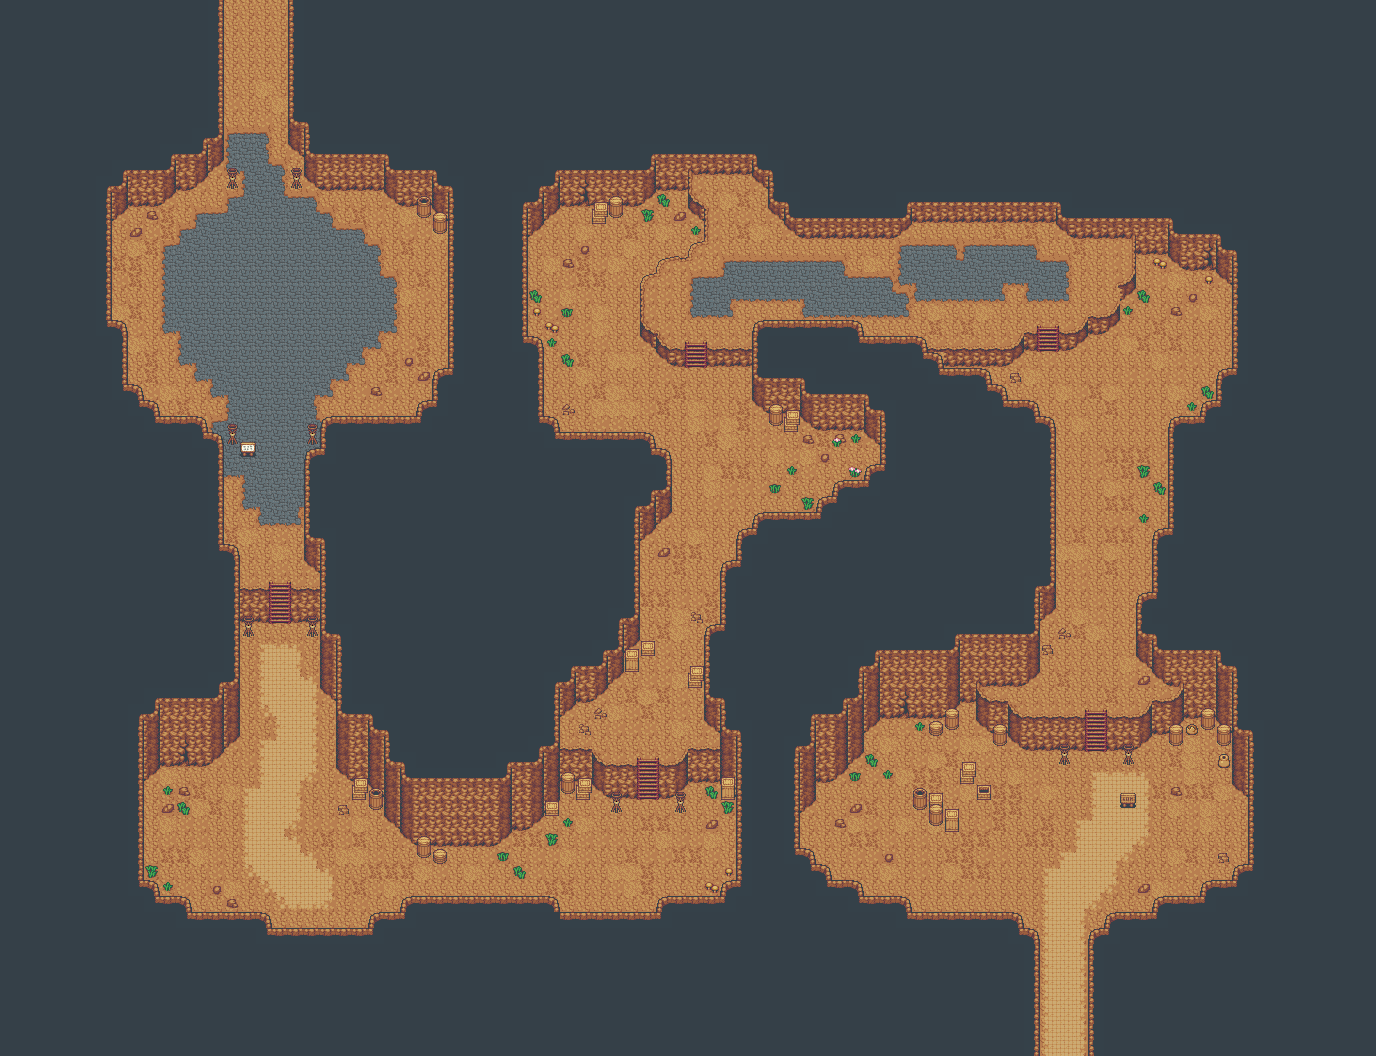

A 2D game scene composited from a Tiled map and its tileset images. What follows is a short description and the map's XML, with each tile layer's data collapsed to a summary:
An orthogonal 86x66 tile map with 16x16 px tiles, 5 tile layers (Tile Layer 1, floor, walls, obj, ...), 3 tilesets and 210 objects (CAVE_START, CAVE_END, TOP_WORLD.COAST_START, TOP_WORLD.CAVE_START).

<map version="1.0" orientation="orthogonal" renderorder="right-down" width="86" height="66" tilewidth="16" tileheight="16" nextobjectid="259">
 <tileset firstgid="1" name="dungeon" tilewidth="16" tileheight="16" tilecount="1479" columns="51">
  <image source="../sprites/map_objects/dungeon.png" trans="ffffff" width="816" height="464" />
  <terraintypes>
   <terrain name="g" tile="-1" />
   <terrain name="h" tile="-1" />
  </terraintypes>
  <tile id="307" terrain="0,0,0,0" />
  <tile id="308" terrain=",0,0,0" />
  <tile id="309" terrain="0,,0,0" />
  <tile id="310" terrain=",,0,0" />
  <tile id="311" terrain="0,0,,0" />
  <tile id="312" terrain=",0,,0" />
  <tile id="314" terrain=",,,0" />
  <tile id="315" terrain="0,0,0," />
  <tile id="316" terrain=",,0," />
  <tile id="317" terrain="0,,0," />
  <tile id="319" terrain="0,0,," />
  <tile id="320" terrain=",0,," />
  <tile id="321" terrain="0,,," />
  <tile id="358" terrain="1,1,1,1" />
  <tile id="359" terrain=",1,1,1" />
  <tile id="360" terrain="1,,1,1" />
  <tile id="361" terrain=",,1,1" />
  <tile id="362" terrain="1,1,,1" />
  <tile id="363" terrain=",1,,1" />
  <tile id="365" terrain=",,,1" />
  <tile id="366" terrain="1,1,1," />
  <tile id="367" terrain=",,1," />
  <tile id="368" terrain="1,,1," />
  <tile id="370" terrain="1,1,," />
  <tile id="371" terrain=",1,," />
  <tile id="372" terrain="1,,," />
 </tileset>
 <tileset firstgid="1480" name="outside" tilewidth="16" tileheight="16" tilecount="1248" columns="52">
  <image source="../sprites/map_objects/outside.png" trans="ffffff" width="832" height="384" />
 </tileset>
 <tileset firstgid="2728" name="tileset1" tilewidth="16" tileheight="16" spacing="2" margin="1" tilecount="1394" columns="34">
  <image source="../sprites/map_objects/tileset1.png" trans="ff00ff" width="624" height="752" />
 </tileset>
 <layer name="Tile Layer 1" width="86" height="66">
  <data>[5676 cells, 5676 non-empty, 2 distinct tile ids]</data>
 </layer>
 <layer name="floor" width="86" height="66">
  <data>[5676 cells, 846 non-empty, 41 distinct tile ids]</data>
 </layer>
 <layer name="walls" width="86" height="66">
  <data>[5676 cells, 4732 non-empty, 43 distinct tile ids]</data>
 </layer>
 <layer name="obj" width="86" height="66">
  <data>[5676 cells, 104 non-empty, 28 distinct tile ids]</data>
 </layer>
 <layer name="obj2" width="86" height="66">
  <data>[5676 cells, 7 non-empty, 3 distinct tile ids]</data>
 </layer>
 <objectgroup name="MAP_COLLISION_LAYER">
  <object id="1" x="1024" y="928" width="16" height="128" />
  <object id="2" x="1088" y="944" width="16" height="112" />
  <object id="3" x="1088" y="928" width="16" height="16" />
  <object id="6" x="1104" y="912" width="48" height="16" />
  <object id="7" x="1152" y="896" width="16" height="32" />
  <object id="8" x="1168" y="896" width="32" height="16" />
  <object id="9" x="1200" y="880" width="16" height="32" />
  <object id="10" x="1216" y="880" width="16" height="16" />
  <object id="11" x="1232" y="864" width="16" height="32" />
  <object id="12" x="1248" y="736" width="16" height="144" />
  <object id="13" x="1232" y="720" width="32" height="16" />
  <object id="14" x="1232" y="672" width="16" height="48" />
  <object id="15" x="1216" y="656" width="16" height="16" />
  <object id="16" x="1152" y="640" width="80" height="16" />
  <object id="20" x="1136" y="592" width="16" height="48" />
  <object id="21" x="1152" y="528" width="16" height="64" />
  <object id="23" x="1168" y="416" width="16" height="112" />
  <object id="24" x="1184" y="416" width="16" height="16" />
  <object id="25" x="1200" y="400" width="16" height="32" />
  <object id="26" x="1216" y="368" width="16" height="32" />
  <object id="27" x="1232" y="240" width="16" height="128" />
  <object id="28" x="1216" y="240" width="16" height="36.6667" />
  <object id="29" x="1168" y="233.333" width="48" height="36" />
  <object id="30" x="1071.33" y="208" width="62.6667" height="30.6667" />
  <object id="31" x="912" y="192" width="144" height="28" />
  <object id="32" x="1056" y="208" width="16" height="22" />
  <object id="34" x="1136" y="216.667" width="32" height="36.6667" />
  <object id="35" x="800" y="224" width="96" height="16" />
  <object id="36" x="896" y="208" width="16" height="16" />
  <object id="37" x="785.333" y="215.333" width="16" height="15.3333" />
  <object id="39" x="768" y="176" width="16" height="32" />
  <object id="40" x="690" y="154.667" width="78" height="21.3333" />
  <object id="44" x="775.333" y="202.333" width="16" height="15.3333" />
  <object id="45" x="891.333" y="218.333" width="16" height="15.3333" />
  <object id="46" x="656" y="153.333" width="32" height="38.6667" />
  <object id="47" x="560" y="170.667" width="78.6667" height="32.6667" />
  <object id="48" x="640" y="169.333" width="16" height="34.6667" />
  <object id="49" x="544" y="176" width="16" height="40.6667" />
  <object id="50" x="528" y="192" width="16" height="39.3333" />
  <object id="51" x="512" y="208" width="16" height="128" />
  <object id="52" x="528" y="336" width="16" height="80" />
  <object id="53" x="528" y="416" width="32" height="16" />
  <object id="54" x="544" y="432" width="112" height="16" />
  <object id="55" x="656" y="448" width="16" height="48" />
  <object id="56" x="640" y="496" width="16" height="32" />
  <object id="57" x="592" y="205.333" width="32" height="18.6667" />
  <object id="58" x="688" y="176" width="16" height="32" />
  <object id="59" x="700.667" y="208" width="9.33333" height="32" />
  <object id="62" x="689" y="241" width="10.3333" height="16.5" />
  <object id="63" x="656" y="256" width="32" height="8" />
  <object id="64" x="640" y="277.333" width="8" height="42.6667" />
  <object id="66" x="656" y="344" width="24.6667" height="8" />
  <object id="67" x="709.333" y="346.333" width="42.6667" height="18.1667" />
  <object id="68" x="648" y="265.667" width="13.3333" height="14" />
  <object id="69" x="642.833" y="323.167" width="13.3333" height="18.6667" />
  <object id="70" x="624" y="512" width="16" height="112" />
  <object id="71" x="608" y="624" width="32" height="32" />
  <object id="72" x="624" y="656" width="16" height="16" />
  <object id="73" x="640" y="640" width="16" height="16" />
  <object id="74" x="688" y="665.333" width="16" height="22.6667" />
  <object id="75" x="592" y="656" width="32" height="16" />
  <object id="76" x="544" y="672" width="46" height="32" />
  <object id="77" x="544" y="704" width="16" height="48" />
  <object id="78" x="560" y="746.667" width="32" height="51.3333" />
  <object id="79" x="592" y="757.333" width="42.3333" height="39.3333" />
  <object id="81" x="686.667" y="744.667" width="34.6667" height="35.3333" />
  <object id="83" x="592" y="672" width="16" height="25.3333" />
  <object id="84" x="660.667" y="756.667" width="25" height="39.3333" />
  <object id="85" x="720.667" y="728.667" width="22" height="68" />
  <object id="86" x="704.333" y="698" width="22" height="30" />
  <object id="88" x="752" y="320" width="16" height="64" />
  <object id="89" x="768" y="320" width="96" height="16" />
  <object id="90" x="864" y="336" width="64" height="16" />
  <object id="91" x="944.5" y="348.5" width="65.5" height="19" />
  <object id="92" x="1023.5" y="332.5" width="9.5" height="19.5" />
  <object id="93" x="1062.5" y="332" width="14.5" height="19" />
  <object id="94" x="1088" y="315.5" width="19" height="19" />
  <object id="95" x="1115.5" y="289.5" width="8.5" height="16" />
  <object id="96" x="1128" y="253" width="8" height="28" />
  <object id="97" x="928" y="347.5" width="16" height="20.5" />
  <object id="98" x="944" y="368" width="48" height="16" />
  </objectgroup>
 <objectgroup name="MAP_SPAWNS_LAYER">
  <!-- 2 objects omitted --></objectgroup>
 <objectgroup name="MAP_PORTAL_LAYER">
  <!-- 2 objects omitted --></objectgroup>
</map>
<!-- 129 of 210 objects omitted -->
